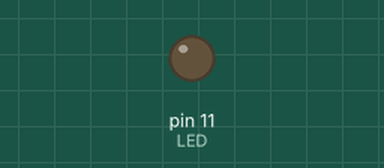
Simulated run of this sketch. Board: Arduino Uno, built with avr-gcc and run on an emulated ATmega328P. Shown: output pins drawn as LEDs (lit = HIGH).

Above: at 0.05 s.
At 0.85 s:
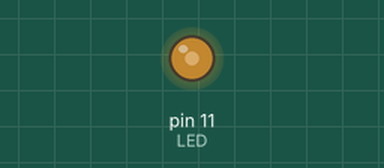
At 1.55 s:
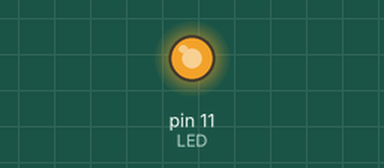
At 3.1 s:
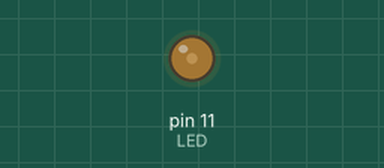
Timing chart, 0 to 7.8 s (numbered marks = the images above):
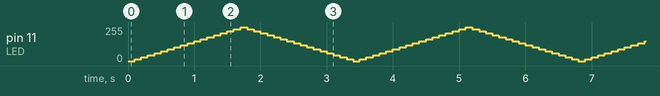

The sketch:

gradualLight.ino
```cpp
const int LED = 11;
int i = 0;


// When LED is 13 (light), light only changes from 0 to +,

//! analogWrite 3, 5, 6, 9, 10, 11 for Arduino Uno
// analogWrite also 13 for Arduino Leonardo

void setup() {
    pinMode(LED, OUTPUT); // tell Arduino LED is an output
}

void loop() {
    for (i=0; i<255; i+=15) {
        analogWrite(LED, i); // instantaneous
        delay(100);
    }

    for (i=255; i>0; i-=15) {
        analogWrite(LED, i);
        delay(100);
    }
}


/*
void setup() {
      pinMode(LED, OUTPUT);
}
void loop(){
      fadeOn(1000, 5);
      fadeOff(1000, 5);
}


// With PWM
void fadeOn(unsigned int time,int increament){
        for (byte value = 0; value < 255; value+=increament){
            analogWrite(LED, value);
                delay(time/(255/5));
        }
}
void fadeOff(unsigned int time,int decreament){
        for (byte value = 255; value >0; value-=decreament){
            analogWrite(LED, value);
                delay(time/(255/5));
        }
}*/
```
